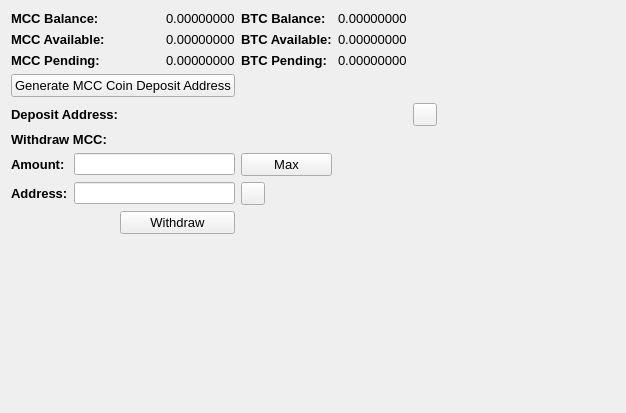
     <widget class="QWidget" name="BalanceTab">
      <attribute name="title">
       <string>Balance</string>
      </attribute>
      <layout class="QGridLayout" name="gridLayout_2">
       <item row="0" column="0" colspan="2">
        <widget class="QLabel" name="label_11">
         <property name="font">
          <font>
           <pointsize>10</pointsize>
           <weight>75</weight>
           <bold>true</bold>
          </font>
         </property>
         <property name="text">
          <string>MCC Balance:</string>
         </property>
        </widget>
       </item>
       <item row="0" column="3">
        <widget class="QLabel" name="MCCBalanceLabel">
         <property name="font">
          <font>
           <pointsize>10</pointsize>
          </font>
         </property>
         <property name="text">
          <string>0.00000000</string>
         </property>
         <property name="textInteractionFlags">
          <set>Qt::LinksAccessibleByMouse|Qt::TextSelectableByMouse</set>
         </property>
        </widget>
       </item>
       <item row="0" column="4">
        <widget class="QLabel" name="label_12">
         <property name="font">
          <font>
           <pointsize>10</pointsize>
           <weight>75</weight>
           <bold>true</bold>
          </font>
         </property>
         <property name="text">
          <string>BTC Balance:</string>
         </property>
        </widget>
       </item>
       <item row="0" column="5">
        <widget class="QLabel" name="BitcoinBalanceLabel">
         <property name="font">
          <font>
           <pointsize>10</pointsize>
          </font>
         </property>
         <property name="text">
          <string>0.00000000</string>
         </property>
         <property name="textInteractionFlags">
          <set>Qt::LinksAccessibleByMouse|Qt::TextSelectableByMouse</set>
         </property>
        </widget>
       </item>
       <item row="0" column="7" rowspan="10">
        <spacer name="horizontalSpacer_4">
         <property name="orientation">
          <enum>Qt::Horizontal</enum>
         </property>
         <property name="sizeHint" stdset="0">
          <size>
           <width>178</width>
           <height>188</height>
          </size>
         </property>
        </spacer>
       </item>
       <item row="1" column="0" colspan="2">
        <widget class="QLabel" name="label_13">
         <property name="font">
          <font>
           <pointsize>10</pointsize>
           <weight>75</weight>
           <bold>true</bold>
          </font>
         </property>
         <property name="text">
          <string>MCC Available:</string>
         </property>
        </widget>
       </item>
       <item row="1" column="3">
        <widget class="QLabel" name="MCCAvailableLabel_2">
         <property name="font">
          <font>
           <pointsize>10</pointsize>
          </font>
         </property>
         <property name="text">
          <string>0.00000000</string>
         </property>
         <property name="textInteractionFlags">
          <set>Qt::LinksAccessibleByMouse|Qt::TextSelectableByMouse</set>
         </property>
        </widget>
       </item>
       <item row="1" column="4">
        <widget class="QLabel" name="label_15">
         <property name="font">
          <font>
           <pointsize>10</pointsize>
           <weight>75</weight>
           <bold>true</bold>
          </font>
         </property>
         <property name="text">
          <string>BTC Available:</string>
         </property>
        </widget>
       </item>
       <item row="1" column="5">
        <widget class="QLabel" name="BitcoinAvailableLabel">
         <property name="font">
          <font>
           <pointsize>10</pointsize>
          </font>
         </property>
         <property name="text">
          <string>0.00000000</string>
         </property>
         <property name="textInteractionFlags">
          <set>Qt::LinksAccessibleByMouse|Qt::TextSelectableByMouse</set>
         </property>
        </widget>
       </item>
       <item row="2" column="0" colspan="2">
        <widget class="QLabel" name="label_14">
         <property name="font">
          <font>
           <pointsize>10</pointsize>
           <weight>75</weight>
           <bold>true</bold>
          </font>
         </property>
         <property name="text">
          <string>MCC Pending:</string>
         </property>
        </widget>
       </item>
       <item row="2" column="3">
        <widget class="QLabel" name="MCCPendingLabel">
         <property name="font">
          <font>
           <pointsize>10</pointsize>
          </font>
         </property>
         <property name="text">
          <string>0.00000000</string>
         </property>
         <property name="textInteractionFlags">
          <set>Qt::LinksAccessibleByMouse|Qt::TextSelectableByMouse</set>
         </property>
        </widget>
       </item>
       <item row="2" column="4">
        <widget class="QLabel" name="label_31">
         <property name="font">
          <font>
           <pointsize>10</pointsize>
           <weight>75</weight>
           <bold>true</bold>
          </font>
         </property>
         <property name="text">
          <string>BTC Pending:</string>
         </property>
        </widget>
       </item>
       <item row="2" column="5">
        <widget class="QLabel" name="BitcoinPendingLabel">
         <property name="font">
          <font>
           <pointsize>10</pointsize>
          </font>
         </property>
         <property name="text">
          <string>0.00000000</string>
         </property>
         <property name="textInteractionFlags">
          <set>Qt::LinksAccessibleByMouse|Qt::TextSelectableByMouse</set>
         </property>
        </widget>
       </item>
       <item row="3" column="0" colspan="4">
        <widget class="QPushButton" name="GenDepositBTN">
         <property name="font">
          <font>
           <pointsize>10</pointsize>
          </font>
         </property>
         <property name="text">
          <string>Generate MCC Coin Deposit Address</string>
         </property>
        </widget>
       </item>
       <item row="4" column="0" colspan="3">
        <widget class="QLabel" name="label_33">
         <property name="font">
          <font>
           <pointsize>10</pointsize>
           <weight>75</weight>
           <bold>true</bold>
          </font>
         </property>
         <property name="text">
          <string>Deposit Address:</string>
         </property>
        </widget>
       </item>
       <item row="4" column="3" colspan="3">
        <widget class="QLabel" name="DepositAddressLabel">
         <property name="minimumSize">
          <size>
           <width>100</width>
           <height>0</height>
          </size>
         </property>
         <property name="palette">
          <palette>
           <active>
            <colorrole role="WindowText">
             <brush brushstyle="SolidPattern">
              <color alpha="255">
               <red>0</red>
               <green>0</green>
               <blue>0</blue>
              </color>
             </brush>
            </colorrole>
            <colorrole role="Text">
             <brush brushstyle="SolidPattern">
              <color alpha="255">
               <red>0</red>
               <green>0</green>
               <blue>255</blue>
              </color>
             </brush>
            </colorrole>
           </active>
           <inactive>
            <colorrole role="WindowText">
             <brush brushstyle="SolidPattern">
              <color alpha="255">
               <red>0</red>
               <green>0</green>
               <blue>0</blue>
              </color>
             </brush>
            </colorrole>
            <colorrole role="Text">
             <brush brushstyle="SolidPattern">
              <color alpha="255">
               <red>0</red>
               <green>0</green>
               <blue>255</blue>
              </color>
             </brush>
            </colorrole>
           </inactive>
           <disabled>
            <colorrole role="WindowText">
             <brush brushstyle="SolidPattern">
              <color alpha="255">
               <red>120</red>
               <green>120</green>
               <blue>120</blue>
              </color>
             </brush>
            </colorrole>
            <colorrole role="Text">
             <brush brushstyle="SolidPattern">
              <color alpha="255">
               <red>120</red>
               <green>120</green>
               <blue>120</blue>
              </color>
             </brush>
            </colorrole>
           </disabled>
          </palette>
         </property>
         <property name="font">
          <font>
           <pointsize>10</pointsize>
           <weight>75</weight>
           <bold>true</bold>
          </font>
         </property>
         <property name="text">
          <string/>
         </property>
         <property name="alignment">
          <set>Qt::AlignRight|Qt::AlignTrailing|Qt::AlignVCenter</set>
         </property>
         <property name="textInteractionFlags">
          <set>Qt::LinksAccessibleByMouse|Qt::TextSelectableByKeyboard|Qt::TextSelectableByMouse</set>
         </property>
        </widget>
       </item>
       <item row="4" column="6">
        <widget class="QToolButton" name="DepositCopyButton">
         <property name="toolTip">
          <string>Copy to clipboard</string>
         </property>
         <property name="text">
          <string/>
         </property>
         <property name="icon">
          <iconset resource="../bitcoin.qrc">
           <normaloff>:/icons/editcopy</normaloff>:/icons/editcopy</iconset>
         </property>
         <property name="shortcut">
          <string>Alt+P</string>
         </property>
        </widget>
       </item>
       <item row="5" column="0" colspan="2">
        <widget class="QLabel" name="label_34">
         <property name="font">
          <font>
           <pointsize>10</pointsize>
           <weight>75</weight>
           <bold>true</bold>
          </font>
         </property>
         <property name="text">
          <string>Withdraw MCC:</string>
         </property>
        </widget>
       </item>
       <item row="6" column="0">
        <widget class="QLabel" name="label_26">
         <property name="font">
          <font>
           <pointsize>10</pointsize>
           <weight>75</weight>
           <bold>true</bold>
          </font>
         </property>
         <property name="text">
          <string>Amount:</string>
         </property>
        </widget>
       </item>
       <item row="6" column="1" colspan="3">
        <widget class="QLineEdit" name="WithdrawUnitsInput">
         <property name="font">
          <font>
           <pointsize>9</pointsize>
           <weight>75</weight>
           <bold>true</bold>
          </font>
         </property>
         <property name="text">
          <string/>
         </property>
        </widget>
       </item>
       <item row="6" column="4">
        <widget class="QPushButton" name="Withdraw_Max_Amount">
         <property name="font">
          <font>
           <pointsize>10</pointsize>
          </font>
         </property>
         <property name="text">
          <string>Max</string>
         </property>
        </widget>
       </item>
       <item row="7" column="0">
        <widget class="QLabel" name="label_10">
         <property name="font">
          <font>
           <pointsize>10</pointsize>
           <weight>75</weight>
           <bold>true</bold>
          </font>
         </property>
         <property name="text">
          <string>Address:</string>
         </property>
        </widget>
       </item>
       <item row="7" column="1" colspan="3">
        <widget class="QLineEdit" name="WithdrawAddress">
         <property name="font">
          <font>
           <pointsize>9</pointsize>
           <weight>75</weight>
           <bold>true</bold>
          </font>
         </property>
        </widget>
       </item>
       <item row="7" column="4">
        <widget class="QToolButton" name="WithdrawPasteButton">
         <property name="toolTip">
          <string>Paste from clipboard</string>
         </property>
         <property name="text">
          <string/>
         </property>
         <property name="icon">
          <iconset resource="../bitcoin.qrc">
           <normaloff>:/icons/editpaste</normaloff>:/icons/editpaste</iconset>
         </property>
         <property name="shortcut">
          <string>Alt+P</string>
         </property>
        </widget>
       </item>
       <item row="8" column="2" colspan="2">
        <widget class="QPushButton" name="WithdrawUnitsBtn">
         <property name="font">
          <font>
           <pointsize>10</pointsize>
          </font>
         </property>
         <property name="text">
          <string>Withdraw</string>
         </property>
        </widget>
       </item>
       <item row="9" column="0" colspan="6">
        <spacer name="verticalSpacer">
         <property name="orientation">
          <enum>Qt::Vertical</enum>
         </property>
         <property name="sizeHint" stdset="0">
          <size>
           <width>228</width>
           <height>162</height>
          </size>
         </property>
        </spacer>
       </item>
      </layout>
      <zorder>label_31</zorder>
      <zorder>label_15</zorder>
      <zorder>label_12</zorder>
      <zorder>label_14</zorder>
      <zorder>label_13</zorder>
      <zorder>label_11</zorder>
      <zorder>BitcoinBalanceLabel</zorder>
      <zorder>MCCBalanceLabel</zorder>
      <zorder>MCCAvailableLabel_2</zorder>
      <zorder>MCCPendingLabel</zorder>
      <zorder>BitcoinAvailableLabel</zorder>
      <zorder>BitcoinPendingLabel</zorder>
      <zorder>label_33</zorder>
      <zorder>GenDepositBTN</zorder>
      <zorder>DepositAddressLabel</zorder>
      <zorder>Withdraw_Max_Amount</zorder>
      <zorder>label_34</zorder>
      <zorder>WithdrawUnitsInput</zorder>
      <zorder>label_10</zorder>
      <zorder>label_26</zorder>
      <zorder>WithdrawAddress</zorder>
      <zorder>WithdrawUnitsBtn</zorder>
      <zorder>horizontalSpacer_4</zorder>
      <zorder>verticalSpacer</zorder>
      <zorder>WithdrawPasteButton</zorder>
      <zorder>DepositCopyButton</zorder>
     </widget>
